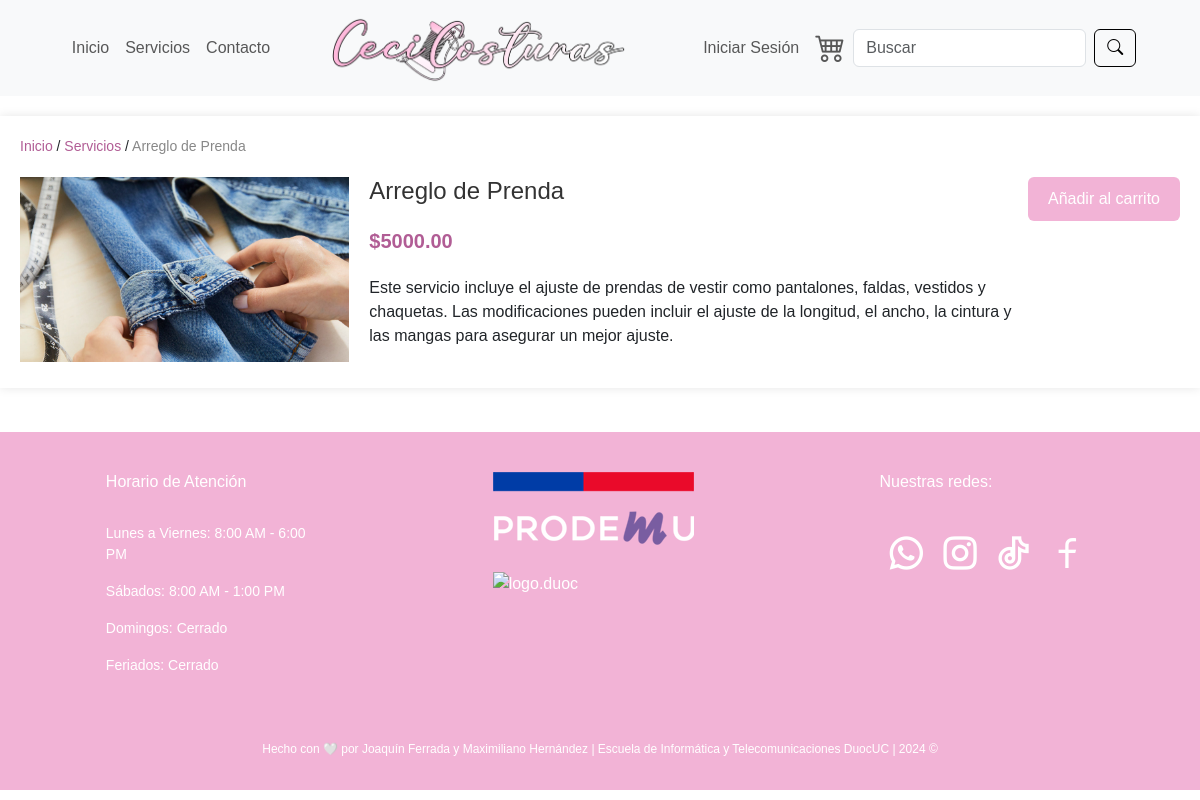
/services/5/, run on the app's committed database.
### services/models.py (models this page shows, shortened)
class Service(models.Model):
    id = models.AutoField(primary_key=True)
    title = models.CharField(max_length=100)
    description = models.TextField()
    price = models.DecimalField(max_digits=10, decimal_places=2)
    image = models.ImageField(upload_to='services/', blank=True, null=True)  # Guarda en media/services
    create_time = models.DateTimeField(auto_now_add=True)
    update_time = models.DateTimeField(auto_now=True)

### services/views.py (the view)
# urls.py: path('<int:id>/', views.descripcion_servicio, name='descripcion_servicio'),
def descripcion_servicio(request, id):
    servicio = get_object_or_404(Service, id=id) # Obtén el servicio o muestra un error 404 si no existe
    context =   {'servicio': servicio}
    return render(request, 'services/descripcion_servicio.html', context)

### services/templates/services/descripcion_servicio.html (shortened to what this page needs)
{% load static %}
<!DOCTYPE html>
<html lang="en">
<head>
    <link href="https://cdn.jsdelivr.net/npm/bootstrap@5.3.3/dist/css/bootstrap.min.css" rel="stylesheet">
    <link rel="stylesheet" href="{% static 'css/style.css' %}">
    <link rel="stylesheet" href="https://cdn.jsdelivr.net/npm/bootstrap-icons@1.11.3/font/bootstrap-icons.min.css">
    <link href="https://cdn.jsdelivr.net/npm/remixicon@4.2.0/fonts/remixicon.css" rel="stylesheet">
</head>
<body>
    <nav class="navbar navbar-expand-md bg-body-tertiary">
        <div class="container-fluid">
            <div class="collapse navbar-collapse order-3 order-md-2" id="navbar-left">
                <ul class="navbar-nav me-auto">
                    <li class="nav-item">
                        <a class="nav-link" aria-current="page" href="{% url 'index' %}">Inicio</a>
                    </li>
                    <li class="nav-item">
                        <a class="nav-link" href="{% url 'servicios' %}">Servicios</a>
                    </li>
                    <li class="nav-item">
                        <a class="nav-link" href="{% url 'formulario' %}">Contacto</a>
                    </li>
                </ul>
            </div>
            <a class="navbar-brand order-1 order-md-3" href="{% url 'index' %}"><img src="{% static 'images/logo.png' %}"
                    alt="Logo" class="responsive-logo"></a>
            <div class="collapse navbar-collapse order-4 order-md-4" id="navbar-right">
                <ul class="navbar-nav ms-auto d-flex ">
                        {% if user.is_authenticated %}
                        <li class="nav-item">
                            <form action="{% url 'logout' %}" method="post">
                                {% csrf_token %}
                               <a class="nav-link" href="{% url 'logout' %}">Cerrar Sesión</a>
                            </form>
                        </li>
                        {% else %}
                        <li>
                            <a class="nav-link" href="{% url 'login' %}">Iniciar Sesión</a>
                        </li>
                        {% endif %}
                    <li class="nav-item">
                        <a class="nav-link" href="{% url 'carrito' %}"><i class="bi bi-cart4 carrito-login"></i></a>
                    </li>
                    <li class="nav-item">
                        <form class="form-inline d-flex">
                            <input class="form-control me-2" type="search" placeholder="Buscar" aria-label="Buscar">
                            <button class="btn  btn-rosado" type="submit"><i class="bi bi-search"></i></button>
                        </form>
                    </li>
                </ul>
            </div>
        </div>
    </nav>
    <div class="container-servicio">
        <div class="breadcrumbs">
            <a href="{% url 'index' %}">Inicio</a> / <a href="{% url 'servicios' %}">Servicios</a> / <span>{{ servicio.title }}</span>
        </div>
        <div class="product">
            <div class="product-images">
                <img src="{{ servicio.image.url }}" alt="{{ servicio.title }}" class="main-image">
            </div>
            <div class="product-details">
                <h1>{{ servicio.title }}</h1>
                <p class="price">
                    <span class="discounted-price">${{ servicio.price }}</span>
                </p>
                <div class="description">
                    <p>{{ servicio.description }}</p>
                </div>
            </div>
            <div>
                <form method="post" action="{% url 'add_to_cart' servicio.id %}">
                    <button class="btn btn-primary add-to-cart" type="submit">Añadir al carrito</button>
                </form>
            </div>
        </div>
    </div>
    <br><footer class="footer">
        <div class="container">
            <div class="row">
                <div class="col" style="margin-right: 150px;">
                    <br>
                    <h6>Horario de Atención</h6>
                    <br>
                    <p class="footer-text">Lunes a Viernes: 8:00 AM - 6:00 PM</p>
                    <p class="footer-text">Sábados: 8:00 AM - 1:00 PM</p>
                    <p class="footer-text">Domingos: Cerrado</p>
                    <p class="footer-text">Feriados: Cerrado</p>
                </div>
                <div class="col" style="margin-right: 150px;">
                    <br><a href="https://www.prodemu.cl/" target="_blank">
                        <img class="img-footer" src="{% static 'images/prodemu.png' %}"
                            alt="logo.prodemu"></a>
                    <br><br><a
                        href="https://www.duoc.cl/?noticia_post_type=estudiantes-de-la-sede-valparaiso-desarrollaran-sitios-web-para-emprendedoras-beneficiadas-por-promedu"
                        target="_blank">
                        <img class="img-footer"
                            src="https://www.duoc.cl/wp-content/themes/wordpress-duoc-cl/images/logo-duoc.svg"
                            alt="logo.duoc"></a>
                </div>
                <div class="col">
                    <br>
                    <h6>Nuestras redes:</h6>
                    <br>
                    <div class="iconos">
                        <a href="https://web.whatsapp.com/send?phone=56987795611" target="_blank"><i
                                class="ri-whatsapp-line"></i></a>
                        <a href="#"><i class="ri-instagram-line"></i></a>
                        <a href="#"><i class="ri-tiktok-line"></i></a>
                        <a href="#"><i class="ri-facebook-line"></i></a>
                    </div>
                </div>
            </div>
        </div>
        <br><br>
        <p class="footer-small">Hecho con 🤍 por Joaquín Ferrada y Maximiliano Hernández | Escuela de Informática y
            Telecomunicaciones DuocUC | 2024 &copy;</p>
    </footer>
</body>
</html>

### static/css/style.css (style rules this page uses)
body { margin: 0; font-family: 'Poppins', sans-serif; background-color: white; }
*, *::after, *::before { padding: 0; margin: 0; }
:root { --negro: #0D0D0D; --blanco: #F2F2F2; --primary: #F2B3D6; --secondary: #F2C9E0; --oscuro: #260115; --footer: #b15d95; }
.responsive-logo { max-height: 70px; width: auto; height: auto; }
.navbar-nav { flex: 1; display: flex; justify-content: center; align-items: center; }
.carrito-login { font-size: 30px; }
.btn-rosado { color: black; border-color: black; }
footer { background-color: var(--primary); color: #fff; padding: 1em 0; width: auto; height: auto; color: white; }
.footer-small { font-size: 12px; text-align: center; display: flex; justify-content: center; align-items: center; }
.footer-text { font-size: 14px; }
footer .iconos { display: flex; align-items: center; }
footer a { color: #fff; text-decoration: none; }
.iconos a { margin: 0 6px; font-size: 40px; transition: transform 0.3s ease, box-shadow 0.3s ease; }
.container { width: 100%; display: flex; flex-wrap: wrap; justify-content: center; max-width: 1300px; }
.container-servicio { max-width: 1200px; margin: 20px auto; background-color: #fff; padding: 20px; box-shadow: 0 0 10px rgba(0, 0, 0, 0.1); }
.breadcrumbs { font-size: 14px; margin-bottom: 20px; }
.breadcrumbs a { color: var(--footer); text-decoration: none; }
.breadcrumbs span { color: #888; }
.product { display: flex; flex-wrap: wrap; }
.product-images { flex: 1; min-width: 300px; margin-right: 20px; }
.main-image { width: 100%; height: auto; }
.product-details { flex: 2; min-width: 300px; }
.product-details h1 { margin-top: 0; font-size: 24px; color: #333; }
.price { margin: 20px 0; }
.discounted-price { color: var(--footer); font-size: 20px; }
.reference, .description, .usage, .specifications, .material { margin-bottom: 20px; }
.add-to-cart { background-color: var(--primary); color: #fff; padding: 10px 20px; border: none; cursor: pointer; font-size: 16px; }
.price { color: var(--primary); font-weight: bold; }

### data on the page
Service: title "Arreglo de Prenda", image (picture), price "5000.00", description "Este servicio incluye el ajuste de prendas de vestir como pantalones, faldas, vestidos y chaquetas. Las modificaciones pueden incluir el ajuste de la longitud, el ancho, la cintura y las mangas para asegurar un mejor ajuste."
